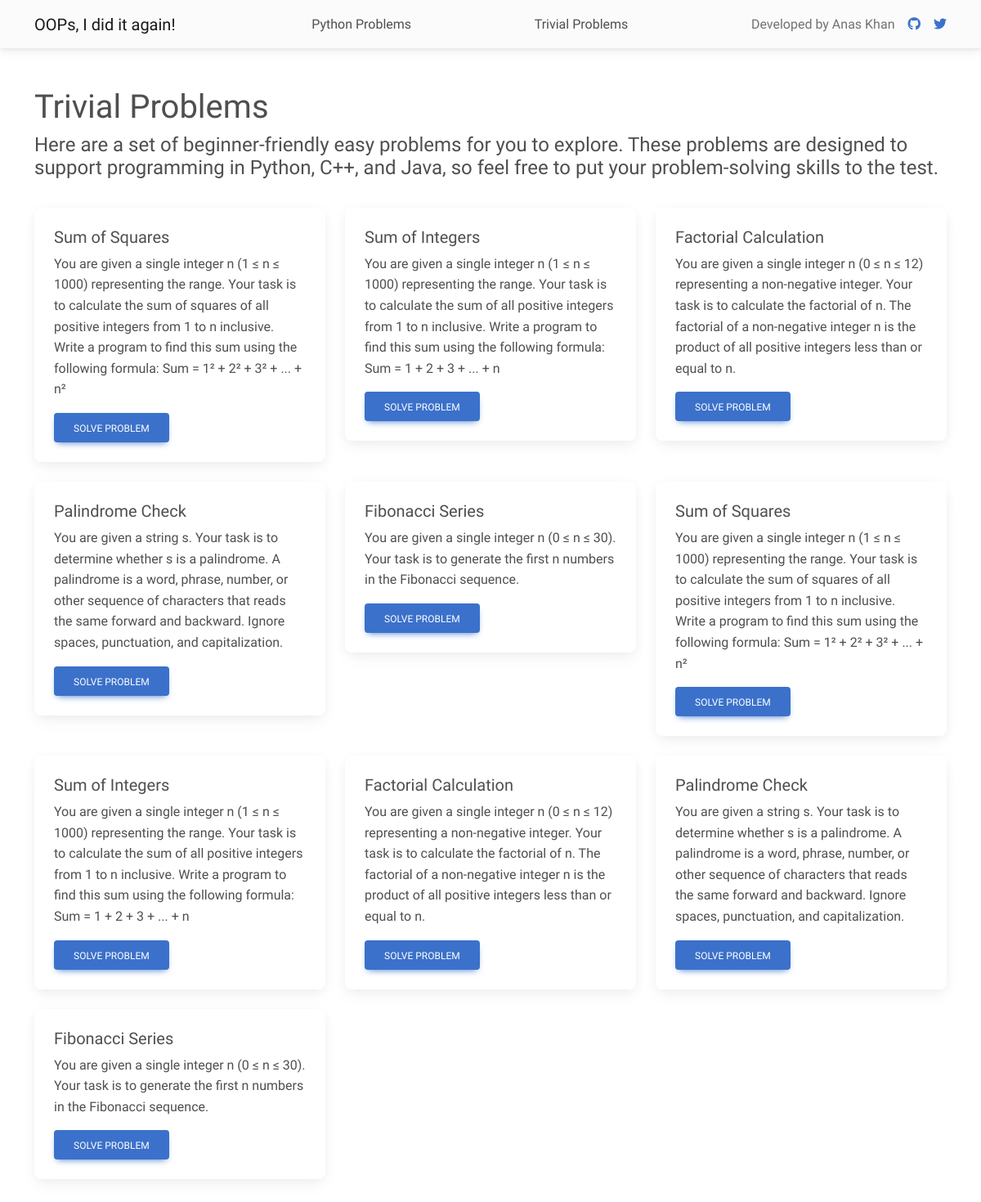
The page /problems on the database as committed earlier.
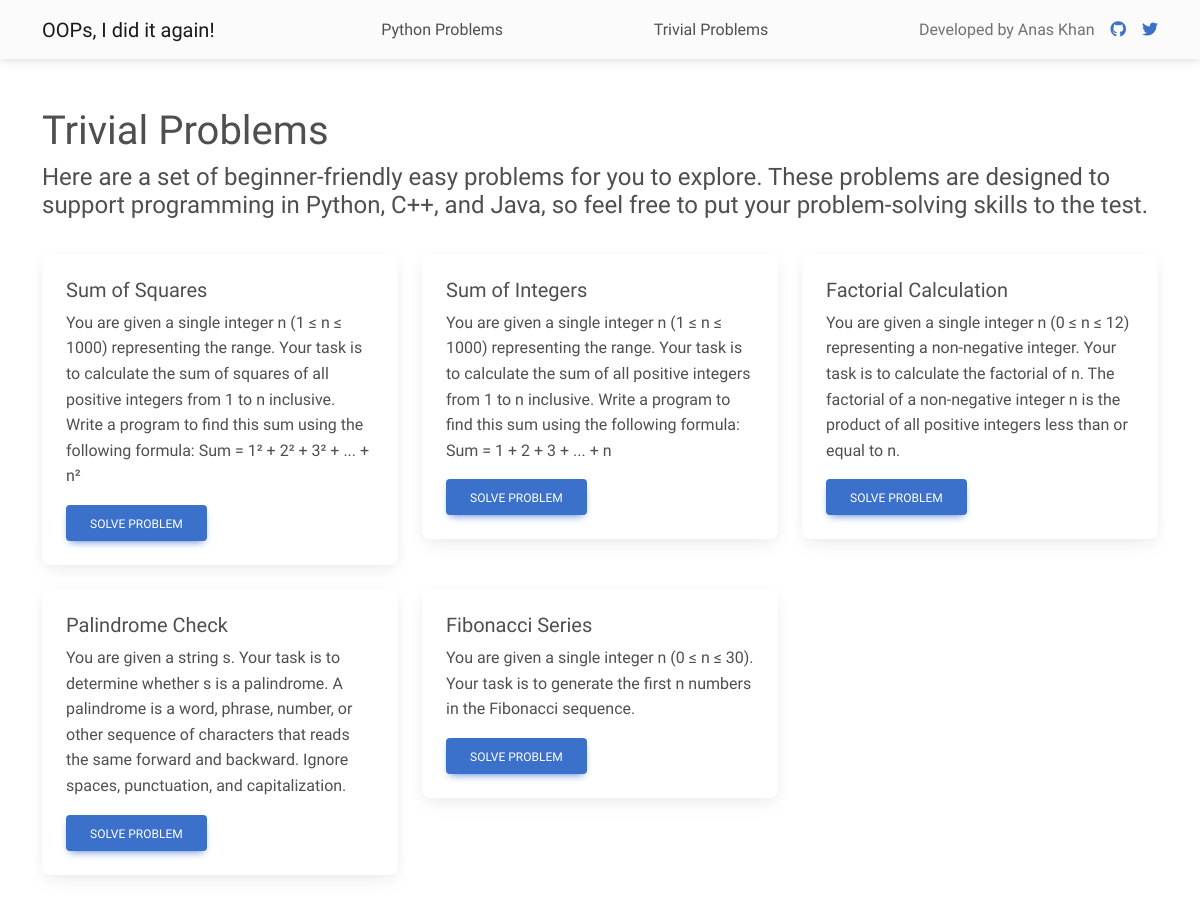
The same page on the database as committed later.
### tables this page shows
CREATE TABLE problems (
        problem_id INTEGER PRIMARY KEY,
        problem_name TEXT,
        problem_description TEXT,
        test_cases TEXT,
        constraints TEXT,
        boiler_code_python TEXT,
        function_call_python TEXT,
        boiler_code_cpp TEXT,
        function_call_cpp TEXT,
        boiler_code_java TEXT,
        function_call_java TEXT,
        testing_code TEXT
    );

### app.py (the view)
@app.route('/problems')
def problems():
    problems = db.execute("SELECT * from problems")
    return render_template('problems.html',problems=problems)

### app.py (called while the page is built)
@app.before_request
def log_request_info():
    ip_address = request.remote_addr
    user_agent = request.headers.get('User-Agent')
    http_method = request.method
    url = request.url
    db.execute("INSERT INTO request_logs (ip_address, user_agent, http_method, url) VALUES (? ,? ,? , ?)",
    ip_address, user_agent, http_method, url)

### templates/problems.html
{% extends "layout.html" %}
{% block content %}
<div class="container my-5">
    <h1 style="font-family: 'Gabarito', sans-serif;">Trivial Problems</h1>
    <h4 style="font-family: 'Gabarito', sans-serif;">Here are a set of beginner-friendly easy problems for you to explore. These problems are designed to support programming in Python, C++, and Java, so feel free to put your problem-solving skills to the test.
    </h4>
    <br>
    <div class="row">
        {% for problem in problems %}
        <div class="col-md-4 mb-4">
            <div class="card">
                <div class="card-body">
                    <h5 class="card-title">{{ problem.problem_name }}</h5>
                    <p class="card-text">{{ problem.problem_description }}</p>
                    <a href="/problem/{{ problem.problem_id }}" class="btn btn-primary">Solve Problem</a>
                </div>
            </div>
        </div>
        {% endfor %}
    </div>
</div>
{% endblock %}

### templates/layout.html (shortened to what this page needs)
<!DOCTYPE html>
<html lang="en">
    <head>
        <link href="https://cdnjs.cloudflare.com/ajax/libs/font-awesome/6.0.0/css/all.min.css" rel="stylesheet">
        <link href="https://cdnjs.cloudflare.com/ajax/libs/mdb-ui-kit/6.4.2/mdb.min.css" rel="stylesheet">
    </head>
    <body style="font-family: 'Gabarito', sans-serif;">
        <nav class="navbar navbar-expand-lg navbar-light bg-light">
            <div class="container d-flex justify-content-between">
                <a class="navbar-brand" href="/">OOPs, I did it again!</a>
                <a class="nav-link" href="/python_problems">Python Problems</a>
                <a class="nav-link" href="/problems">Trivial Problems</a>
                <div class="d-flex justify-content-center align-items-center">
                    <p class="navbar-text m-0 me-3">Developed by Anas Khan</p>
                    <a href="https://github.com/anxkhn" target="_blank" class="me-3">
                        <i class="fab fa-github"></i>
                    </a>
                    <a href="https://twitter.com/anxkhn" target="_blank">
                        <i class="fab fa-twitter"></i>
                    </a>
                </div>
            </div>
        </nav>
            {% block content %}{% endblock %}
    </body>
</html>

### templates/layout.html (style rules this page uses)
.card { font-family: 'Gabarito', sans-serif; }

Rows that differ between the two databases and show on the page:
removed problems: problem_name "Sum of Squares", problem_description "You are given a single integer n (1 ≤ n ≤ 1000) representing the range. Your task is to calculate the sum of squares of all positive integers from 1 to n inclusive. Write a program to find this sum using the following formula: Sum = 1² + 2² + 3² + ... + n²"
removed problems: problem_name "Sum of Integers", problem_description "You are given a single integer n (1 ≤ n ≤ 1000) representing the range. Your task is to calculate the sum of all positive integers from 1 to n inclusive. Write a program to find this sum using the following formula: Sum = 1 + 2 + 3 + ... + n"
removed problems: problem_name "Factorial Calculation", problem_description "You are given a single integer n (0 ≤ n ≤ 12) representing a non-negative integer. Your task is to calculate the factorial of n. The factorial of a non-negative integer n is the product of all positive integers less than or equal to n."
removed problems: problem_name "Palindrome Check", problem_description "You are given a string s. Your task is to determine whether s is a palindrome. A palindrome is a word, phrase, number, or other sequence of characters that reads the same forward and backward. Ignore spaces, punctuation, and capitalization."
removed problems: problem_name "Fibonacci Series", problem_description "You are given a single integer n (0 ≤ n ≤ 30). Your task is to generate the first n numbers in the Fibonacci sequence."
